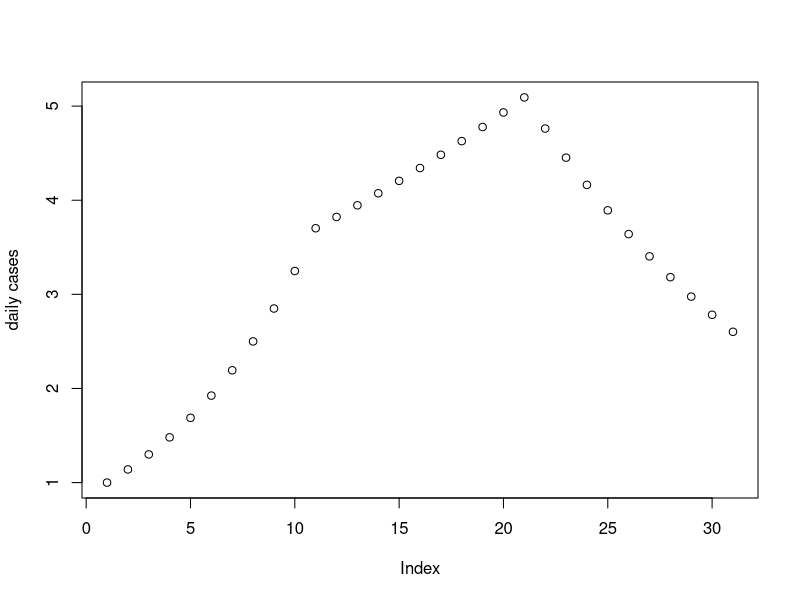
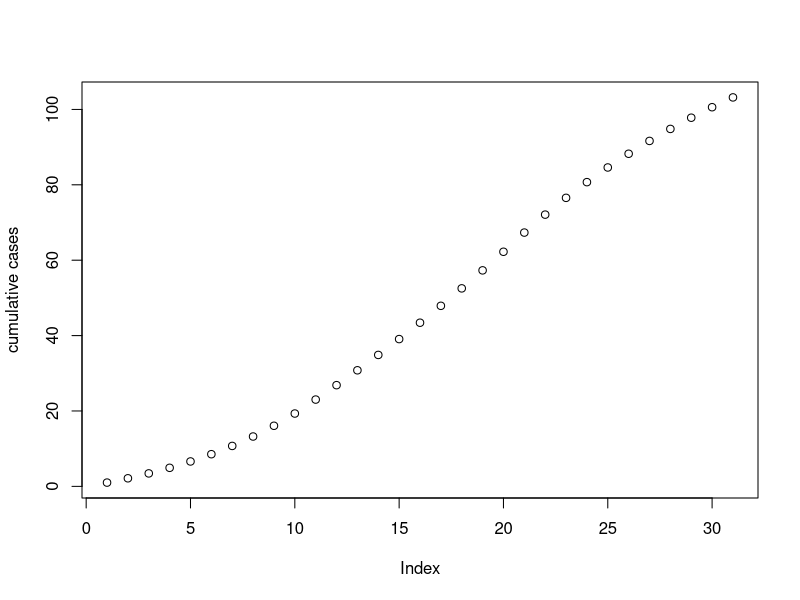
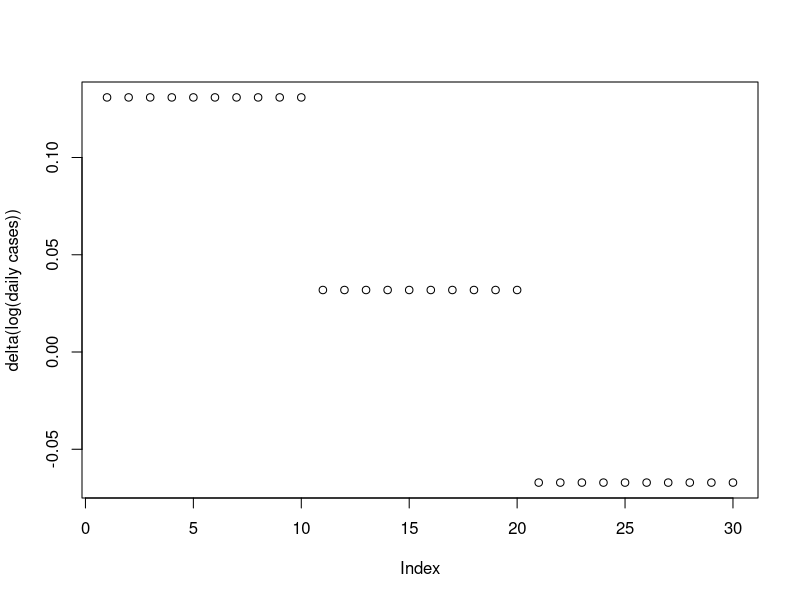
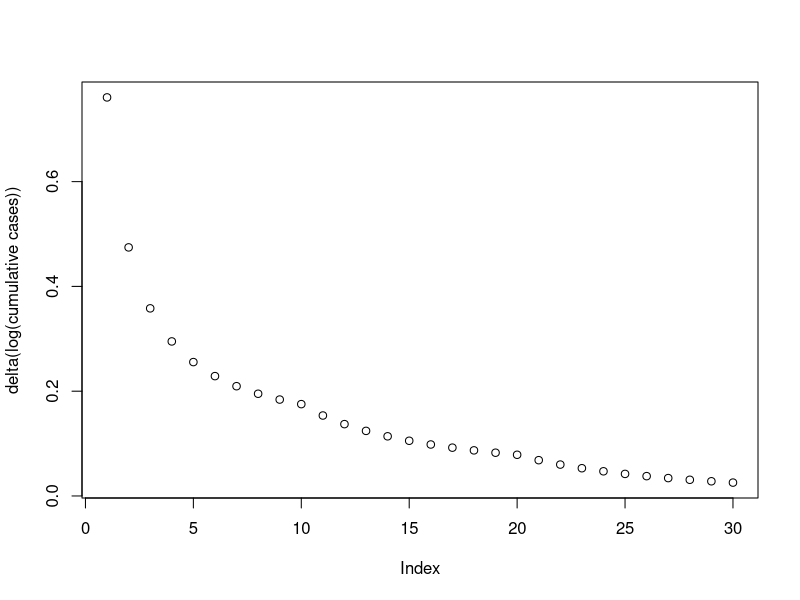
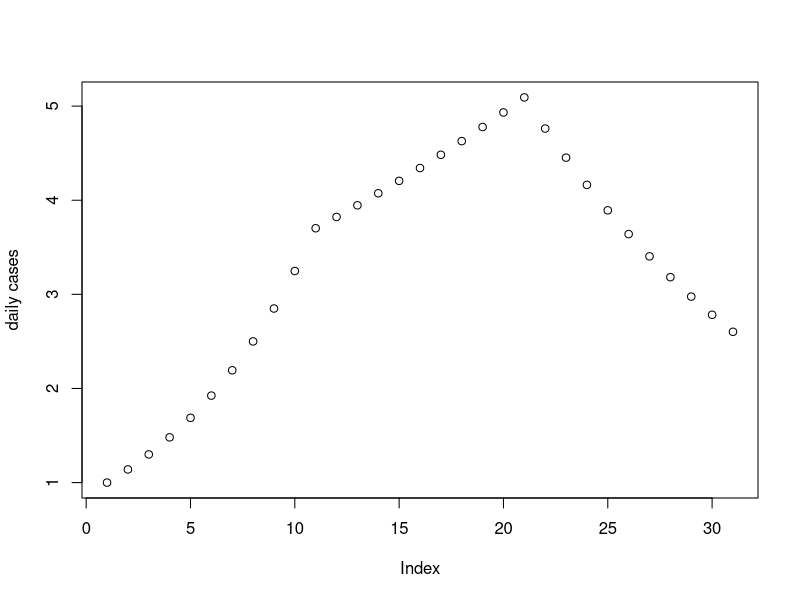
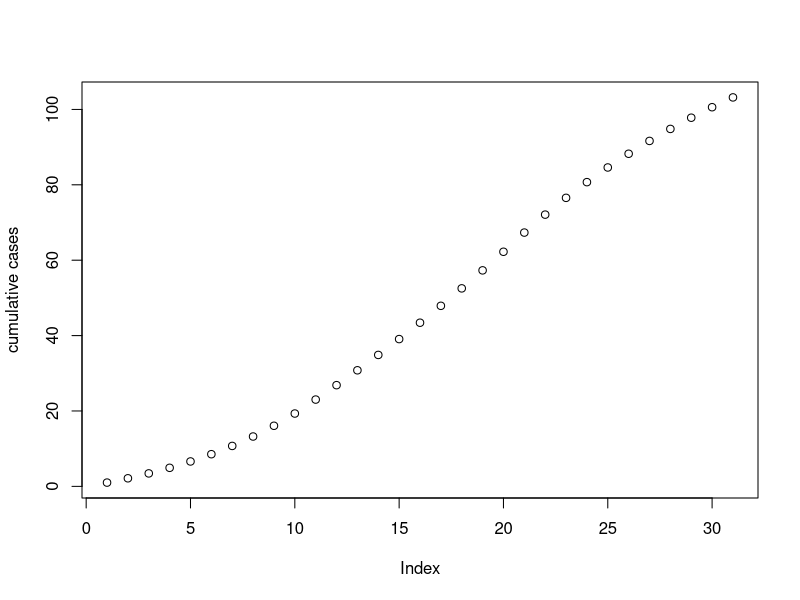
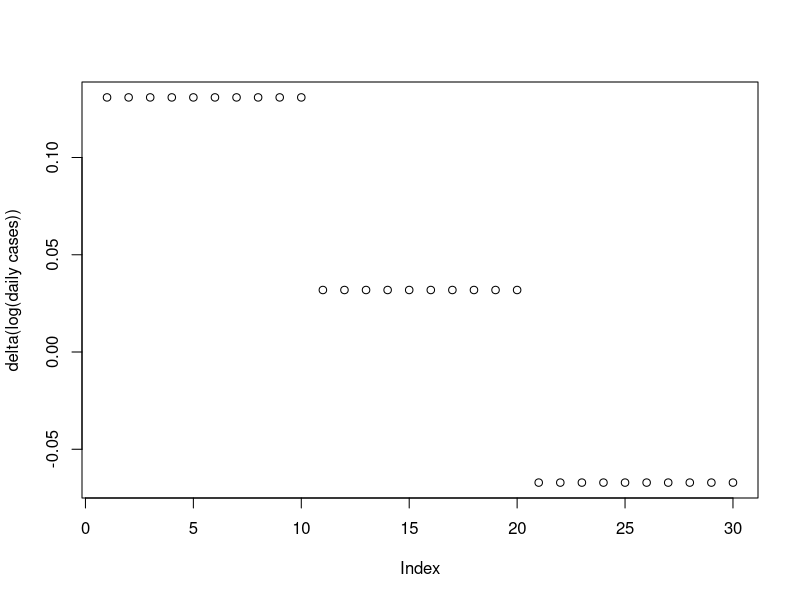
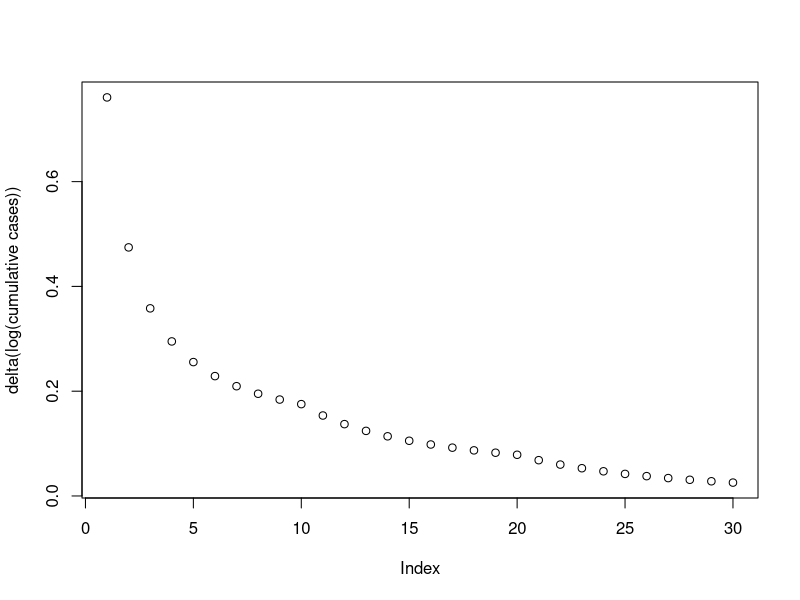

Write the R code that produced these figures, in order.
## ---- chunk 1
library(knitr)
# This class represents and Non-pharmacological intervention.
# The NPI is in place from day |start| to day |end| inclusive.
setClass("npi",
         slots = list(
           start = "numeric",
           end = "numeric",
           factor = "numeric"
         ))
# Convenient constructor for NPIs.
NPI <-
  function(start, end, factor)
    new("npi",
        start = start,
        end = end,
        factor = factor)

# Returns true if a day is impacted by |npi|
in_npi <- function(npi, i) {
  i >= npi@start && i <= npi@end
}

# Returns the last day impacted by any NPI in |npis|
npis_end <- function(npis) {
  max(sapply(npis, function(x) {
    x@end
  }))
}

# A vector of 0/1 for each day simulated. A day gets a 1 if the NPI is active on that day, 0 otherwise.
# Used as a predictor in the linear regression.
npi_pred <- function(npis, i) {
  last <- npis_end(npis)
  npi = npis[[i]]
  pred <- numeric()
  value = 0
  for (d in 1:last) {
    pred <- append(pred, (if (in_npi(npi, d))
      1
      else
        0))
  }
  pred
}

# Scales a growth rate so that it becomes |rate| every |period| days.
scale <- function(rate, period) {
  exp(log(rate) / period)
}

# Returns a vector of growth rates by combining |npis| with a base growth rate.
# All growth is scaled over |period| days.
createGrowthRates <- function(r0, npis, period) {
  last <- npis_end(npis)
  rates <- numeric()
  for (i in 1:last) {
    rate <- r0
    for (npi in npis) {
      if (in_npi(npi, i)) {
        rate <- rate * npi@factor
      }
    }
    rates <- append(rates, scale(rate, period))
  }
  rates
}

# Create a timeseries of cases based on the supplied vector of daily growth rates.
createCases <- function(rates) {
  cases <- c(1)
  for (rate in rates) {
    cases <- append(cases, tail(cases, 1) * rate)
  }
  cases
}

# Returns the coefficients for the impact of |npis| by applying linear regression to diff(log(|cases|)).
regress <- function(npis, cases) {
  d_l = diff(log(cases))
  npi1 <- npi_pred(npis, 1)
  npi2 <- npi_pred(npis, 2)
  d = data.frame(y = d_l,
                 npi1 = npi1,
                 npi2 = npi2)
  r.model <- lm(y ~ npi1 + npi2, data = d)
  r.model$coefficients
}

# Dump out some info on the coefficients.
renderRates <- function(c, period, title) {
  print(kable(c, caption=paste("Coefficients using ", title) ))
  rate_c = exp(c * period)
  print(kable(rate_c, caption=paste("Recovered multiplicative rate per ", period, " days using ", title)))
}

# Applying regression and print the results and comparisons.
regressAndRender <- function(npis, cases, period, title) {
  c <- regress(npis, cases)
  renderRates(c, period, title)
  c
}

# Apply the methodology to |npis| with a base growth rate of |r0|.
# Scale all rates to be per |period|.
# Returns a list of coefficient sets from the regressions it ran.
# It will skip daily-case regression if any NPI has a factor of 0.
doOne <- function(npis, r0, period) {
  rates <- createGrowthRates(r0, npis, period)
  daily = createCases(rates)
  cumulative = cumsum(daily)

  plot(daily, ylab="daily cases")
  plot(cumulative, ylab="cumulative cases")

  d_l_daily <- diff(log(daily))
  d_l_cumulative <- diff(log(cumulative))

  plot(d_l_daily,ylab="delta(log(daily cases))")
  plot(d_l_cumulative, ylab="delta(log(cumulative cases))")

  cs = list()
  if (min(sapply(npis, function(npi) {npi@factor})) > 0) {
    c1 = regressAndRender(npis, daily, period, "daily")
    cs = append(cs, c1)
  } else {
    print("Skipping daily due to 0-factor")
  }
  c2 = regressAndRender(npis, cumulative, period, "cumulative")
  cs = append(cs, c2)
}
## ---- chunk 2
npis <- c(NPI(11, 30, 0.5), NPI(21, 30, 0.5))
cs = doOne(npis, 2.5, 7)
## ---- chunk 3
npis <- c(NPI(11, 20, 0.5), NPI(21, 30, 0.5^2))
cs = doOne(npis, 2.5, 7)
## ---- chunk 4
npis <- c(NPI(11, 30, .99), NPI(21, 30, .01))
cs = doOne(npis, 2.5, 7)
## ---- chunk 5
npis <- c(NPI(11, 30, 1.05), NPI(21, 30, 0))
cs = doOne(npis, 2.5, 7)
